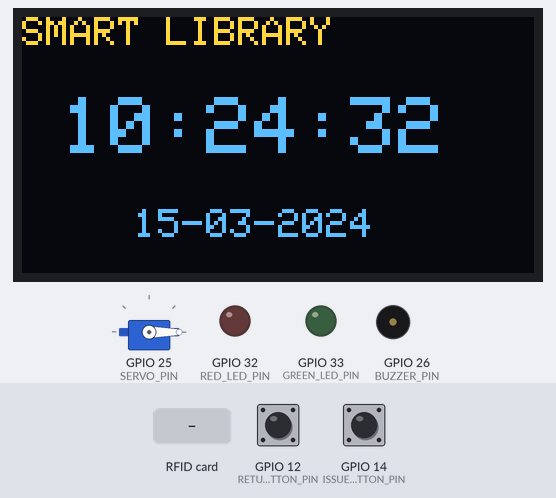
A sketch run on a simulated ESP32. On the bench: 128×64 one-colour display, servo, output pins drawn as LEDs (lit = HIGH), buzzer (waves = sounding, pin HIGH). Wiring (inferred from the names in the program): IR receiver: data GPIO 34. Inputs (shaded band) come from the test bench; at power-on: GPIO 14 (ISSUE_BUTTON_PIN) HIGH, GPIO 12 (RETURN_BUTTON_PIN) HIGH. The OLED is the two-colour kind (top 16 rows yellow); WiFi joins after 1.5 s; servers stay silent unless stated; the local clock reads 2024-03-15 10:24:30 at power-on unless the sketch sets it; what the sketch prints to the serial monitor is not drawn.

Above: at 3.1 s.
3.2 s: RFID card 5E 7A 19 C4 held to the reader
At 5.0 s:
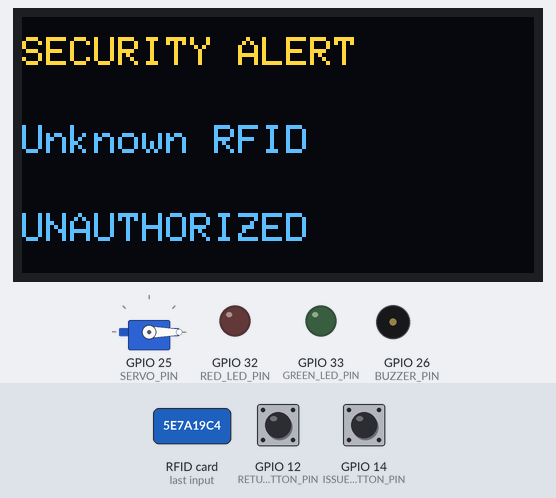
6.2 s: RFID card 17 F1 74 06 held to the reader
At 6.6 s:
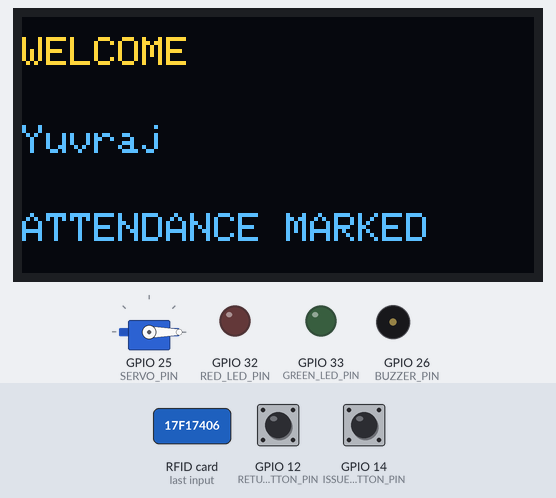
9.2 s: GPIO 14 (ISSUE_BUTTON_PIN) pulled LOW for 0.15 s
At 9.6 s:
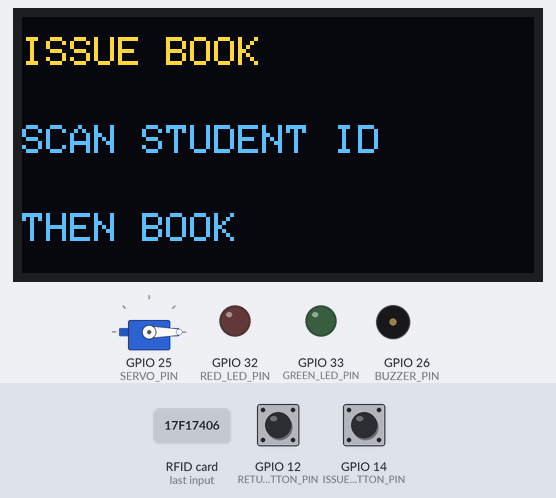
10.8 s: RFID card E1 41 F1 05 held to the reader
At 11.6 s:
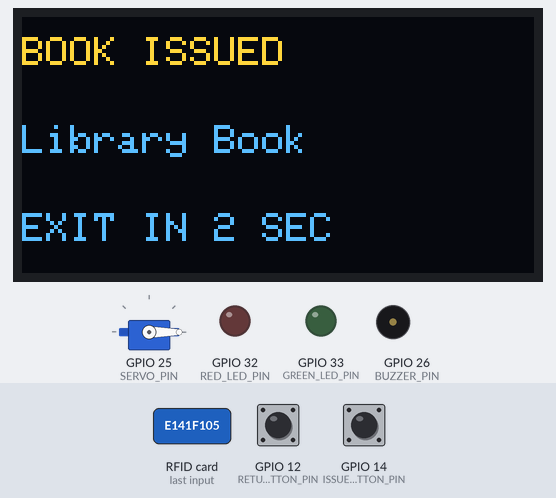
13.8 s: GPIO 12 (RETURN_BUTTON_PIN) pulled LOW for 0.15 s
At 15.4 s:
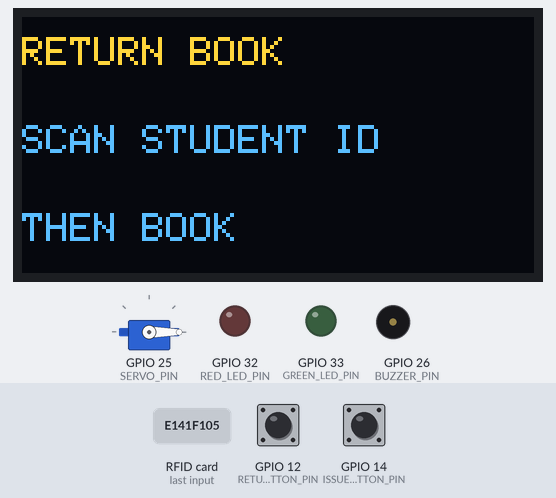
16.1 s: GPIO 14 (ISSUE_BUTTON_PIN) pulled LOW for 1 s
At 16.5 s:
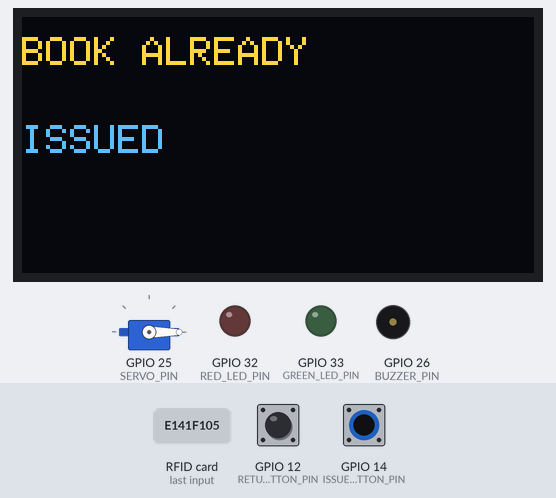
Timing chart, 0 to 19.1 s (numbered marks = the images above; inputs shaded):
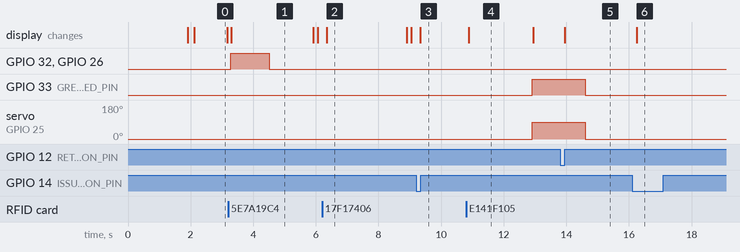

Measured:
- after the input at 3.2 s, GPIO 32 (RED_LED_PIN), GPIO 26 (BUZZER_PIN): LOW → HIGH after 0.08 s, → LOW 1.2 s later; the display: changes after 0.11 s (image 1)
- after the input at 6.2 s, the display: changes after 0.14 s (image 2)
- after the input at 9.2 s, the display: changes after 0.13 s (image 3)
- after the input at 10.8 s, GPIO 33 (GREEN_LED_PIN): LOW → HIGH after 2.1 s; servo on GPIO 25 (SERVO_PIN): 0° → 90° after 2.1 s; the display: changes after 0.09 s (image 4)
- after the input at 13.8 s, the display: changes after 0.15 s (image 5)
- after the input at 16.1 s, the display: changes after 0.14 s (image 6)
- what the display in image 0 shows lasts 1.1 s, from 2.1 s to 3.2 s

The sketch:

Smart_Library_ESP32_Final.ino
```cpp
/************************************************************
              SMART LIBRARY - ESP32
              GitHub Safe Final Version

  Features:
  - Student RFID attendance / entry / exit
  - Book issue / return using RFID
  - Optional book issue
  - IR based entry gate
  - RFID based exit gate
  - Servo gate
  - OLED live clock
  - Blynk IoT
  - Security alert for unknown RFID

  IMPORTANT:
  Replace WiFi and Blynk placeholders locally.
  DO NOT upload real credentials to GitHub.
************************************************************/

#define BLYNK_TEMPLATE_ID "TMPL3TraVkq7D"
#define BLYNK_TEMPLATE_NAME "Smart Library"
#define BLYNK_AUTH_TOKEN "YOUR_BLYNK_AUTH_TOKEN"

// ========================================================
// WIFI
// ========================================================

char ssid[] = "YOUR_WIFI_NAME";
char pass[] = "YOUR_WIFI_PASSWORD";

// ========================================================
// LIBRARIES
// ========================================================

#include <WiFi.h>
#include <BlynkSimpleEsp32.h>
#include <SPI.h>
#include <MFRC522.h>
#include <Wire.h>
#include <Adafruit_GFX.h>
#include <Adafruit_SSD1306.h>
#include <ESP32Servo.h>
#include <time.h>

// ========================================================
// RFID
// ========================================================

#define RFID_SS_PIN 5
#define RFID_RST_PIN 27

MFRC522 rfid(
  RFID_SS_PIN,
  RFID_RST_PIN
);

// Student RFID UID
// Replace with your actual student UID if different.
byte STUDENT_UID[4] = {
  0x17,
  0xF1,
  0x74,
  0x06
};

// Book RFID UID
// Replace with your actual book UID if different.
byte BOOK_UID[4] = {
  0xE1,
  0x41,
  0xF1,
  0x05
};

// ========================================================
// OLED
// ========================================================

#define OLED_SDA 21
#define OLED_SCL 22

#define SCREEN_WIDTH 128
#define SCREEN_HEIGHT 64

Adafruit_SSD1306 display(
  SCREEN_WIDTH,
  SCREEN_HEIGHT,
  &Wire,
  -1
);

// ========================================================
// GATE
// ========================================================

#define IR_PIN 34
#define SERVO_PIN 25

Servo gateServo;

const int GATE_CLOSED_ANGLE = 0;
const int GATE_OPEN_ANGLE = 90;

// ========================================================
// LED + BUZZER
// ========================================================

#define BUZZER_PIN 26
#define RED_LED_PIN 32
#define GREEN_LED_PIN 33

// ========================================================
// BUTTONS
// ========================================================

#define ISSUE_BUTTON_PIN 14
#define RETURN_BUTTON_PIN 12

// ========================================================
// LIBRARY STATE
// ========================================================

String studentName = "Yuvraj";
String bookName = "Library Book";

bool insideLibrary = false;
bool bookIssued = false;

// ========================================================
// GATE STATE
// ========================================================

bool gateOpen = false;

// Entry sequence
bool entrySequence = false;
unsigned long irClearTime = 0;

// Exit sequence
bool exitSequence = false;
unsigned long exitOpenTime = 0;

// ========================================================
// RFID / BUTTON TIMERS
// ========================================================

unsigned long lastRFIDTime = 0;
unsigned long lastButtonTime = 0;

// ========================================================
// OLED MESSAGE TIMER
// ========================================================

unsigned long oledMessageUntil = 0;

// ========================================================
// MODES
// ========================================================

enum SystemMode {
  NORMAL_MODE,
  ISSUE_MODE,
  RETURN_MODE
};

SystemMode mode = NORMAL_MODE;

// ========================================================
// OLED MESSAGE
// ========================================================

void showOLED(
  String line1,
  String line2 = "",
  String line3 = ""
) {

  display.clearDisplay();

  display.setTextColor(
    SSD1306_WHITE
  );

  display.setTextSize(1);

  display.setCursor(0, 5);
  display.println(line1);

  display.setCursor(0, 27);
  display.println(line2);

  display.setCursor(0, 49);
  display.println(line3);

  display.display();

  oledMessageUntil =
    millis() + 2500;
}

// ========================================================
// NORMAL OLED CLOCK
// ========================================================

void showNormalScreen() {

  if (
    millis() < oledMessageUntil
  ) {
    return;
  }

  struct tm timeinfo;

  if (
    !getLocalTime(&timeinfo)
  ) {

    display.clearDisplay();

    display.setTextColor(
      SSD1306_WHITE
    );

    display.setTextSize(1);

    display.setCursor(0, 5);
    display.println("SMART LIBRARY");

    display.setCursor(0, 30);
    display.println("TIME ERROR");

    display.display();

    return;
  }

  char timeString[12];
  char dateString[15];

  strftime(
    timeString,
    sizeof(timeString),
    "%H:%M:%S",
    &timeinfo
  );

  strftime(
    dateString,
    sizeof(dateString),
    "%d-%m-%Y",
    &timeinfo
  );

  display.clearDisplay();

  display.setTextColor(
    SSD1306_WHITE
  );

  display.setTextSize(1);

  display.setCursor(0, 0);
  display.println("SMART LIBRARY");

  display.setTextSize(2);

  display.setCursor(10, 20);
  display.println(timeString);

  display.setTextSize(1);

  display.setCursor(28, 48);
  display.println(dateString);

  display.display();
}

// ========================================================
// UID COMPARISON
// ========================================================

bool checkUID(
  byte *readUID,
  byte *knownUID
) {

  for (
    byte i = 0;
    i < 4;
    i++
  ) {

    if (
      readUID[i] != knownUID[i]
    ) {
      return false;
    }
  }

  return true;
}

// ========================================================
// GET CURRENT TIME
// ========================================================

String getTimeNow() {

  struct tm timeinfo;

  if (
    !getLocalTime(&timeinfo)
  ) {
    return "Time N/A";
  }

  char buffer[25];

  strftime(
    buffer,
    sizeof(buffer),
    "%d-%m-%Y %H:%M:%S",
    &timeinfo
  );

  return String(buffer);
}

// ========================================================
// BLYNK UPDATE
// ========================================================

void updateBlynk() {

  Blynk.virtualWrite(
    V0,
    insideLibrary ? "Present" : "Absent"
  );

  Blynk.virtualWrite(
    V1,
    bookIssued ? "Issued" : "Available"
  );

  Blynk.virtualWrite(
    V2,
    gateOpen ? "OPEN" : "LOCKED"
  );

  Blynk.virtualWrite(
    V3,
    "SAFE"
  );

  Blynk.virtualWrite(
    V4,
    insideLibrary ? studentName : "No User"
  );
}

// ========================================================
// SECURITY ALERT
// ========================================================

void securityAlert(
  String message
) {

  digitalWrite(
    RED_LED_PIN,
    HIGH
  );

  digitalWrite(
    GREEN_LED_PIN,
    LOW
  );

  digitalWrite(
    BUZZER_PIN,
    HIGH
  );

  Blynk.virtualWrite(
    V3,
    "SECURITY ALERT"
  );

  Blynk.logEvent(
    "security_alert",
    message
  );

  showOLED(
    "SECURITY ALERT",
    message,
    "UNAUTHORIZED"
  );

  Serial.println(
    "SECURITY ALERT: " + message
  );

  delay(1200);

  digitalWrite(
    BUZZER_PIN,
    LOW
  );

  digitalWrite(
    RED_LED_PIN,
    LOW
  );

  Blynk.virtualWrite(
    V3,
    "SAFE"
  );
}

// ========================================================
// OPEN GATE
// ========================================================

void openGate() {

  if (gateOpen) {
    return;
  }

  gateServo.write(
    GATE_OPEN_ANGLE
  );

  gateOpen = true;

  digitalWrite(
    GREEN_LED_PIN,
    HIGH
  );

  Blynk.virtualWrite(
    V2,
    "OPEN"
  );

  Serial.println(
    "GATE OPEN"
  );
}

// ========================================================
// CLOSE GATE
// ========================================================

void closeGate() {

  if (!gateOpen) {
    return;
  }

  gateServo.write(
    GATE_CLOSED_ANGLE
  );

  gateOpen = false;

  digitalWrite(
    GREEN_LED_PIN,
    LOW
  );

  Blynk.virtualWrite(
    V2,
    "LOCKED"
  );

  Serial.println(
    "GATE CLOSED"
  );
}

// ========================================================
// ENTRY GATE USING IR
// ========================================================

void entryGateControl() {

  // Exit sequence has priority
  if (exitSequence) {
    return;
  }

  bool detected =
    digitalRead(IR_PIN) == LOW;

  // ------------------------------------------------------
  // Person approaches from outside
  // ------------------------------------------------------

  if (
    !gateOpen &&
    !detected == false
  ) {

    entrySequence = true;

    openGate();

    showOLED(
      "GATE OPEN",
      "ENTRY DETECTED",
      "SCAN RFID INSIDE"
    );

    Serial.println(
      "IR: ENTRY DETECTED"
    );
  }

  // ------------------------------------------------------
  // Person has passed IR
  // ------------------------------------------------------

  if (
    gateOpen &&
    entrySequence &&
    !detected
  ) {

    if (
      irClearTime == 0
    ) {

      irClearTime =
        millis();
    }

    // Wait 1.5 seconds after IR becomes clear
    if (
      millis() - irClearTime >= 1500
    ) {

      closeGate();

      entrySequence = false;

      irClearTime = 0;
    }
  }

  // Person still in front of sensor
  if (detected) {

    irClearTime = 0;
  }
}

// ========================================================
// EXIT GATE
// ========================================================

void exitGateControl() {

  if (!exitSequence) {
    return;
  }

  // Wait 2 seconds after exit RFID
  if (
    millis() - exitOpenTime >= 2000
  ) {

    openGate();

    exitSequence = false;

    entrySequence = true;

    irClearTime = 0;

    showOLED(
      "EXIT GATE OPEN",
      "PLEASE PASS",
      "IR MONITORING"
    );

    Serial.println(
      "EXIT: GATE OPEN"
    );
  }
}

// ========================================================
// NORMAL STUDENT RFID
// ========================================================

void processStudentNormal() {

  String currentTime =
    getTimeNow();

  // ------------------------------------------------------
  // ENTRY
  // ------------------------------------------------------

  if (!insideLibrary) {

    insideLibrary = true;

    Blynk.virtualWrite(
      V0,
      "Present | IN: " + currentTime
    );

    Blynk.virtualWrite(
      V4,
      studentName
    );

    showOLED(
      "WELCOME",
      studentName,
      "ATTENDANCE MARKED"
    );

    Serial.println(
      "ENTRY TIME: " + currentTime
    );

    return;
  }

  // ------------------------------------------------------
  // EXIT
  // ------------------------------------------------------

  String exitTime =
    getTimeNow();

  insideLibrary = false;

  Blynk.virtualWrite(
    V0,
    "Absent | OUT: " + exitTime
  );

  Blynk.virtualWrite(
    V4,
    "No User"
  );

  showOLED(
    "GOODBYE",
    studentName,
    "EXIT RECORDED"
  );

  Serial.println(
    "EXIT TIME: " + exitTime
  );

  // Start exit gate sequence
  exitSequence = true;

  exitOpenTime =
    millis();
}

// ========================================================
// ISSUE BOOK MODE
// ========================================================

void startIssueMode() {

  if (!insideLibrary) {

    showOLED(
      "ACCESS DENIED",
      "STUDENT NOT INSIDE"
    );

    return;
  }

  if (bookIssued) {

    showOLED(
      "BOOK ALREADY",
      "ISSUED"
    );

    return;
  }

  mode =
    ISSUE_MODE;

  showOLED(
    "ISSUE BOOK",
    "SCAN STUDENT ID",
    "THEN BOOK"
  );

  Serial.println(
    "ISSUE MODE"
  );
}

// ========================================================
// RETURN BOOK MODE
// ========================================================

void startReturnMode() {

  if (!insideLibrary) {

    showOLED(
      "ACCESS DENIED",
      "STUDENT NOT INSIDE"
    );

    return;
  }

  if (!bookIssued) {

    showOLED(
      "NO BOOK",
      "TO RETURN"
    );

    return;
  }

  mode =
    RETURN_MODE;

  showOLED(
    "RETURN BOOK",
    "SCAN STUDENT ID",
    "THEN BOOK"
  );

  Serial.println(
    "RETURN MODE"
  );
}

// ========================================================
// PROCESS BOOK
// ========================================================

void processBook(
  bool issue
) {

  if (issue) {

    bookIssued = true;

    Blynk.virtualWrite(
      V1,
      "Issued"
    );

    Blynk.logEvent(
      "book_issued",
      "Book issued to " +
      studentName
    );

    showOLED(
      "BOOK ISSUED",
      bookName,
      "EXIT IN 2 SEC"
    );

    // Start automatic exit gate sequence after successful issue
    exitSequence = true;
    exitOpenTime = millis();

    Serial.println(
      "BOOK ISSUED - EXIT GATE STARTED"
    );
  }

  else {

    bookIssued = false;

    Blynk.virtualWrite(
      V1,
      "Available"
    );

    Blynk.logEvent(
      "book_returned",
      "Book returned by " +
      studentName
    );

    showOLED(
      "BOOK RETURNED",
      bookName,
      "SUCCESS"
    );

    Serial.println(
      "BOOK RETURNED"
    );
  }

  mode =
    NORMAL_MODE;
}

// ========================================================
// RFID READER
// ========================================================

void readRFID() {

  if (
    millis() - lastRFIDTime < 1000
  ) {
    return;
  }

  if (
    !rfid.PICC_IsNewCardPresent()
  ) {
    return;
  }

  if (
    !rfid.PICC_ReadCardSerial()
  ) {
    return;
  }

  lastRFIDTime =
    millis();

  Serial.print(
    "UID: "
  );

  for (
    byte i = 0;
    i < rfid.uid.size;
    i++
  ) {

    if (
      rfid.uid.uidByte[i] < 0x10
    ) {
      Serial.print("0");
    }

    Serial.print(
      rfid.uid.uidByte[i],
      HEX
    );

    Serial.print(" ");
  }

  Serial.println();

  // ======================================================
  // STUDENT CARD
  // ======================================================

  if (
    checkUID(
      rfid.uid.uidByte,
      STUDENT_UID
    )
  ) {

    // Normal attendance / exit
    if (
      mode == NORMAL_MODE
    ) {

      processStudentNormal();
    }

    // Issue book
    else if (
      mode == ISSUE_MODE
    ) {

      showOLED(
        "STUDENT VERIFIED",
        studentName,
        "SCAN BOOK"
      );

      Serial.println(
        "STUDENT VERIFIED - ISSUE"
      );
    }

    // Return book
    else if (
      mode == RETURN_MODE
    ) {

      showOLED(
        "STUDENT VERIFIED",
        studentName,
        "SCAN BOOK"
      );

      Serial.println(
        "STUDENT VERIFIED - RETURN"
      );
    }
  }

  // ======================================================
  // BOOK CARD
  // ======================================================

  else if (
    checkUID(
      rfid.uid.uidByte,
      BOOK_UID
    )
  ) {

    if (
      mode == ISSUE_MODE
    ) {

      processBook(true);
    }

    else if (
      mode == RETURN_MODE
    ) {

      processBook(false);
    }

    else {

      showOLED(
        "BOOK DETECTED",
        "USE ISSUE/RETURN",
        "BUTTON"
      );
    }
  }

  // ======================================================
  // UNKNOWN CARD
  // ======================================================

  else {

    securityAlert(
      "Unknown RFID"
    );
  }

  rfid.PICC_HaltA();
  rfid.PCD_StopCrypto1();
}

// ========================================================
// BUTTONS
// ========================================================

void checkButtons() {

  if (
    millis() - lastButtonTime < 500
  ) {
    return;
  }

  // ------------------------------------------------------
  // ISSUE BUTTON
  // ------------------------------------------------------

  if (
    digitalRead(
      ISSUE_BUTTON_PIN
    ) == LOW
  ) {

    startIssueMode();

    lastButtonTime =
      millis();

    while (
      digitalRead(
        ISSUE_BUTTON_PIN
      ) == LOW
    ) {

      delay(10);
    }
  }

  // ------------------------------------------------------
  // RETURN BUTTON
  // ------------------------------------------------------

  if (
    digitalRead(
      RETURN_BUTTON_PIN
    ) == LOW
  ) {

    startReturnMode();

    lastButtonTime =
      millis();

    while (
      digitalRead(
        RETURN_BUTTON_PIN
      ) == LOW
    ) {

      delay(10);
    }
  }
}

// ========================================================
// SETUP
// ========================================================

void setup() {

  Serial.begin(
    115200
  );

  // ======================================================
  // GPIO
  // ======================================================

  pinMode(
    IR_PIN,
    INPUT
  );

  pinMode(
    BUZZER_PIN,
    OUTPUT
  );

  pinMode(
    RED_LED_PIN,
    OUTPUT
  );

  pinMode(
    GREEN_LED_PIN,
    OUTPUT
  );

  pinMode(
    ISSUE_BUTTON_PIN,
    INPUT_PULLUP
  );

  pinMode(
    RETURN_BUTTON_PIN,
    INPUT_PULLUP
  );

  digitalWrite(
    BUZZER_PIN,
    LOW
  );

  digitalWrite(
    RED_LED_PIN,
    LOW
  );

  digitalWrite(
    GREEN_LED_PIN,
    LOW
  );

  // ======================================================
  // OLED
  // ======================================================

  Wire.begin(
    OLED_SDA,
    OLED_SCL
  );

  if (
    !display.begin(
      SSD1306_SWITCHCAPVCC,
      0x3C
    )
  ) {

    Serial.println(
      "OLED ERROR"
    );
  }

  // OLED brightness / contrast
  display.ssd1306_command(
    SSD1306_SETCONTRAST
  );

  display.ssd1306_command(
    50
  );

  // ======================================================
  // RFID
  // ======================================================

  SPI.begin(
    18,
    19,
    23,
    RFID_SS_PIN
  );

  rfid.PCD_Init();

  // ======================================================
  // SERVO
  // ======================================================

  gateServo.setPeriodHertz(
    50
  );

  gateServo.attach(
    SERVO_PIN,
    500,
    2400
  );

  gateServo.write(
    GATE_CLOSED_ANGLE
  );

  // ======================================================
  // BLYNK + WIFI
  // ======================================================

  Blynk.begin(
    BLYNK_AUTH_TOKEN,
    ssid,
    pass
  );

  // ======================================================
  // INDIA TIME - UTC +5:30
  // ======================================================

  configTime(
    19800,
    0,
    "pool.ntp.org",
    "time.nist.gov"
  );

  // ======================================================
  // INITIAL STATE
  // ======================================================

  updateBlynk();

  oledMessageUntil = 0;

  showNormalScreen();

  Serial.println();
  Serial.println(
    "================================"
  );
  Serial.println(
    "       SMART LIBRARY"
  );
  Serial.println(
    "       SYSTEM READY"
  );
  Serial.println(
    "================================"
  );
}

// ========================================================
// LOOP
// ========================================================

void loop() {

  Blynk.run();

  checkButtons();

  readRFID();

  entryGateControl();

  exitGateControl();

  // Normal OLED live clock
  if (
    mode == NORMAL_MODE &&
    !exitSequence &&
    millis() > oledMessageUntil
  ) {

    showNormalScreen();
  }

  delay(100);
}
```
